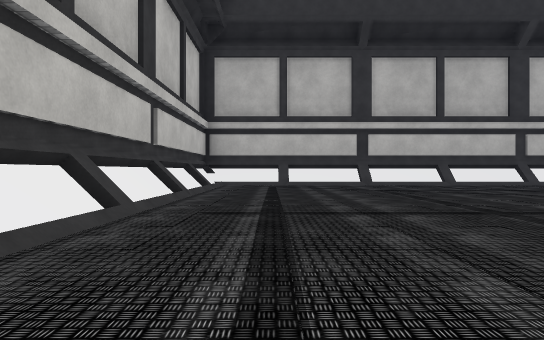
View 1 (above)

20 first-person views from a walk through a Unity game level. The camera is 0.33 m above the floor, looks level and sees 75° across. The floor is counted in squares, 1 m on a side. Each view is taken from the middle of a square. On the plan, view 1 faces up. The plan holds only what a view shows up to about 9 squares ahead; the rest is blank. The player is left out. Some surface patterns are stand-ins.

View 2
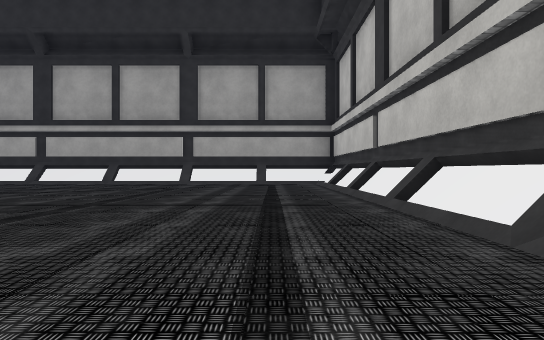

View 3
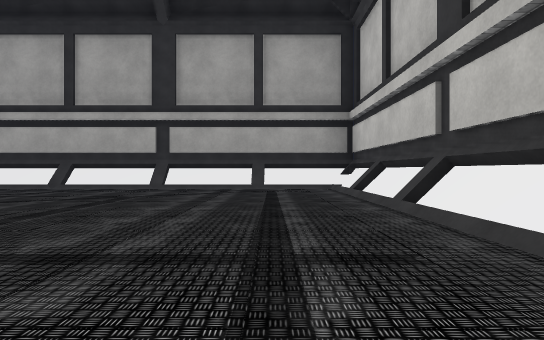

View 4
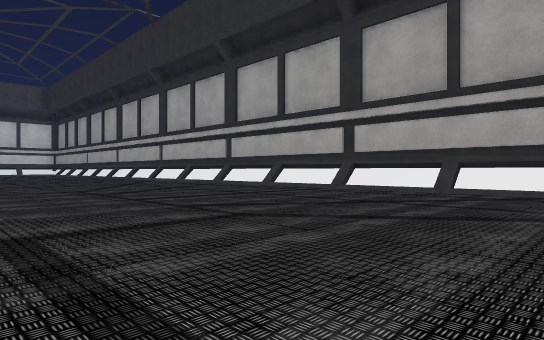

View 5
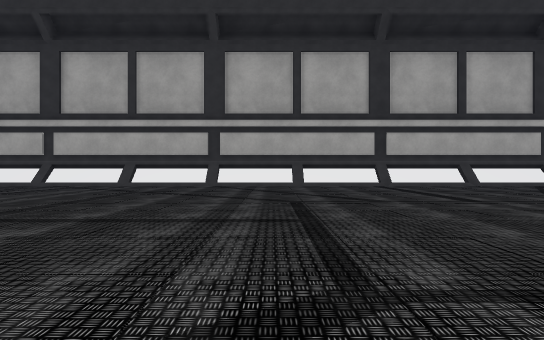

View 6
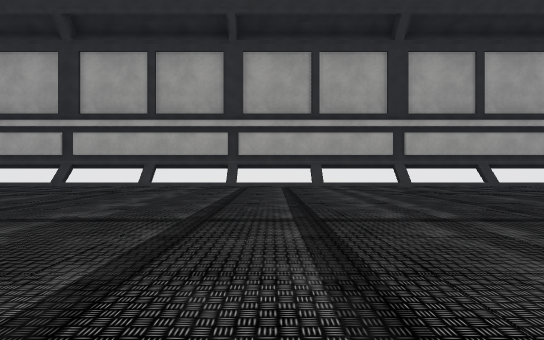

View 7
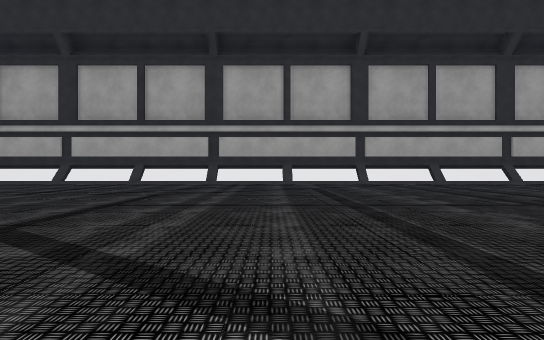

View 8
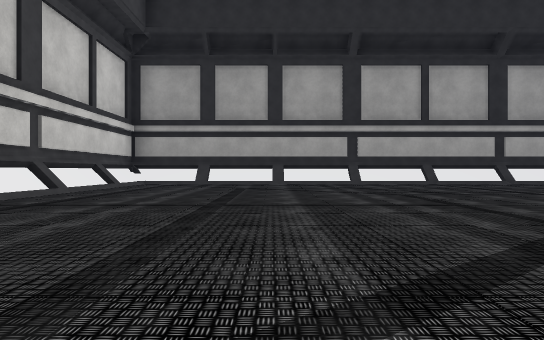

View 9
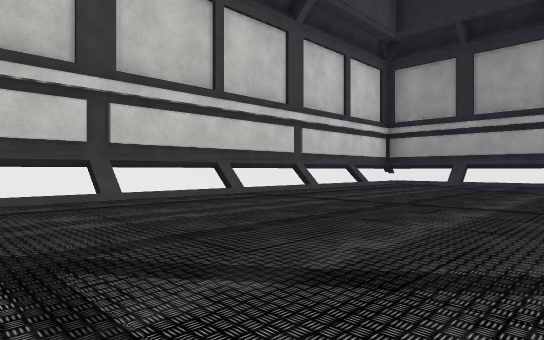

View 10
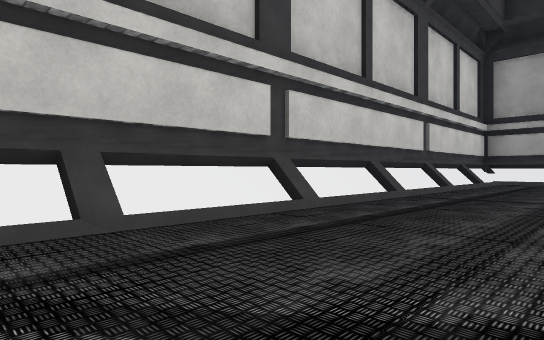

View 11
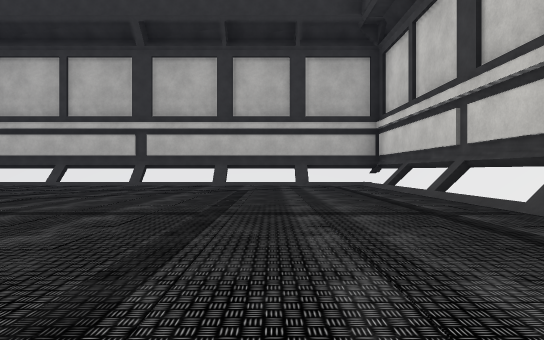

View 12
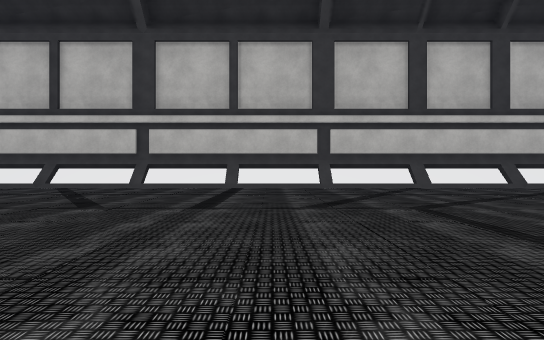

View 13
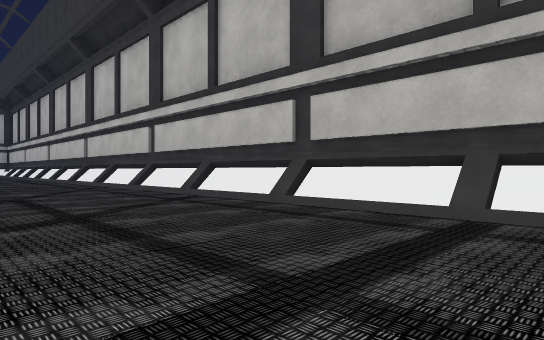

View 14
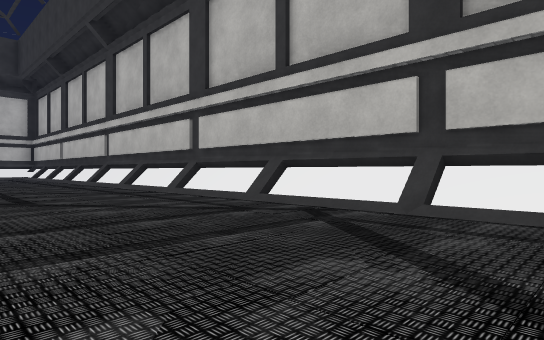

View 15
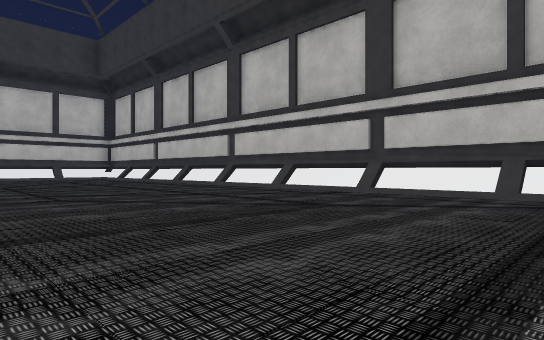

View 16
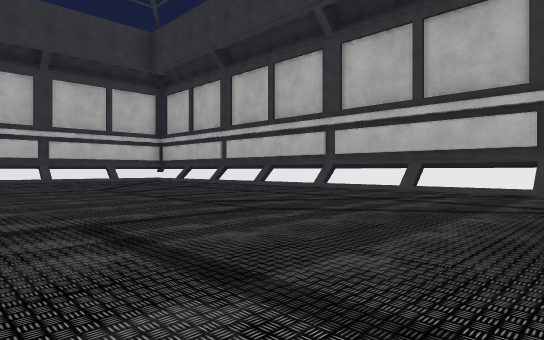

View 17
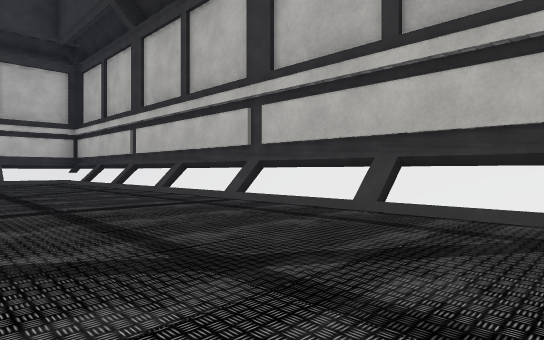

View 18
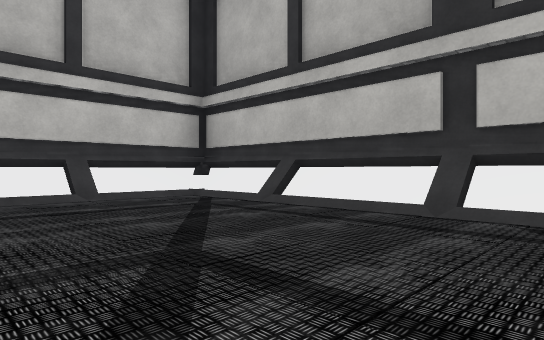

View 19
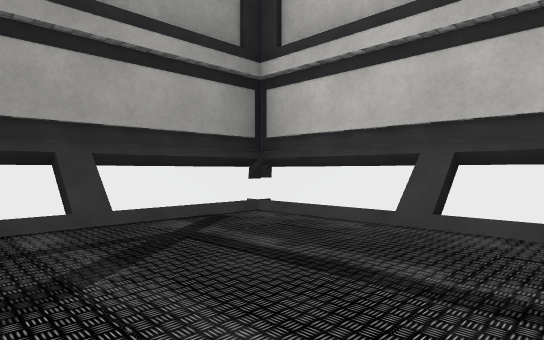

View 20
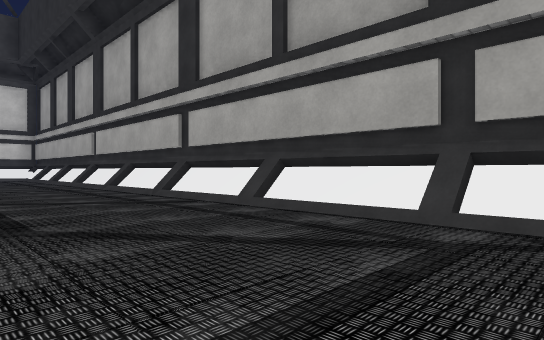

### Floor plan
Key: @ floor where view 1 was taken; # wall or solid block; . floor; / step, stairs or slope.
Columns run from 2 left of view 1 to 26 right of it. Each row starts with its distance up from view 1.
  8 ############################
  7 ##.........................##
  6 #/........................./#
  5 #/........................./#
  4 #/........................./#
  3 #/........................./#
  2 #/........................./#
  1 #/........................./#
  0 #/@......................../#
 -1 #/........................./#
 -2 #///////////////////////////#
 -3 #############################

Positions as (right, up) in squares from view 1, and headings:
1: (0, 0), facing up
2: (0, 6), facing down
3: (0, 4), facing down
4: (2, 3), facing down-right
5: (8, 5), facing down
6: (12, 5), facing down
7: (15, 6), facing down
8: (22, 6), facing down
9: (21, 6), facing down-right
10: (23, 7), facing down-right
11: (23, 0), facing up
12: (19, 1), facing up
13: (19, 5), facing up-left
14: (14, 5), facing up-left
15: (12, 3), facing up-left
16: (10, 2), facing up-left
17: (9, 5), facing up-left
18: (3, 5), facing up-left
19: (1, 0), facing down-left
20: (12, 0), facing down-right
